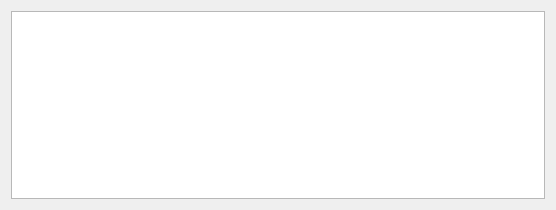
<?xml version="1.0" encoding="UTF-8"?>
<ui version="4.0">
 <class>GenusWidget</class>
 <widget class="QWidget" name="GenusWidget">
  <property name="geometry">
   <rect>
    <x>0</x>
    <y>0</y>
    <width>556</width>
    <height>210</height>
   </rect>
  </property>
  <property name="windowTitle">
   <string>Form</string>
  </property>
  <layout class="QVBoxLayout" name="verticalLayout">
   <item>
    <widget class="QTableView" name="tableView"/>
   </item>
  </layout>
 </widget>
 <resources/>
 <connections/>
</ui>
